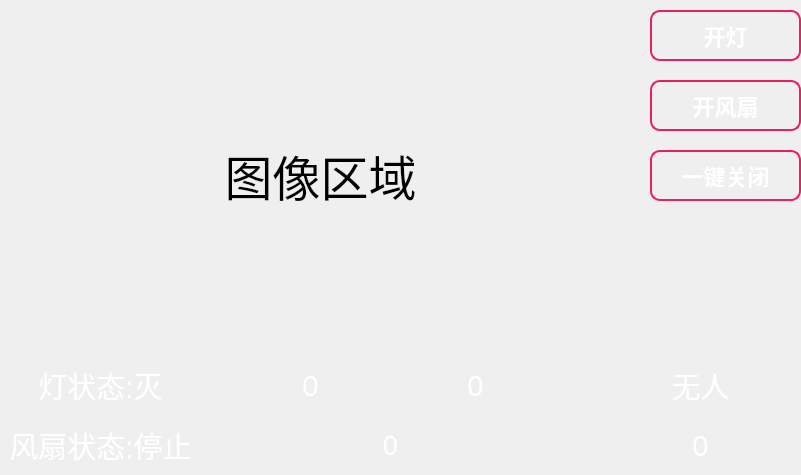
<?xml version="1.0" encoding="UTF-8"?>
<ui version="4.0">
 <class>Widget</class>
 <widget class="QWidget" name="Widget">
  <property name="geometry">
   <rect>
    <x>0</x>
    <y>0</y>
    <width>801</width>
    <height>475</height>
   </rect>
  </property>
  <property name="font">
   <font>
    <family>Abyssinica SIL</family>
   </font>
  </property>
  <property name="windowTitle">
   <string>Widget</string>
  </property>
  <widget class="QLabel" name="wendu">
   <property name="geometry">
    <rect>
     <x>230</x>
     <y>360</y>
     <width>161</width>
     <height>51</height>
    </rect>
   </property>
   <property name="font">
    <font>
     <family>Ubuntu</family>
     <pointsize>22</pointsize>
    </font>
   </property>
   <property name="styleSheet">
    <string notr="true">QLabel {
    background-color: qlineargradient(
        x1:0, y1:0, x2:0, y2:1, 
        stop:0 #1E90FF, 
        stop:1 #87CEFA
    );
    color: white;
    border-radius: 10px;
    padding: 5px;
}</string>
   </property>
   <property name="text">
    <string>0</string>
   </property>
   <property name="alignment">
    <set>Qt::AlignCenter</set>
   </property>
  </widget>
  <widget class="QLabel" name="shidu">
   <property name="geometry">
    <rect>
     <x>400</x>
     <y>360</y>
     <width>151</width>
     <height>51</height>
    </rect>
   </property>
   <property name="font">
    <font>
     <family>Ubuntu</family>
     <pointsize>22</pointsize>
    </font>
   </property>
   <property name="styleSheet">
    <string notr="true">QLabel {
    background-color: qlineargradient(
        x1:0, y1:0, x2:0, y2:1, 
        stop:0 #1E90FF, 
        stop:1 #87CEFA
    );
    color: white;
    border-radius: 10px;
    padding: 5px;
}</string>
   </property>
   <property name="text">
    <string>0</string>
   </property>
   <property name="alignment">
    <set>Qt::AlignCenter</set>
   </property>
  </widget>
  <widget class="QLabel" name="shifouyouren">
   <property name="geometry">
    <rect>
     <x>600</x>
     <y>360</y>
     <width>201</width>
     <height>51</height>
    </rect>
   </property>
   <property name="font">
    <font>
     <family>Ubuntu</family>
     <pointsize>22</pointsize>
    </font>
   </property>
   <property name="styleSheet">
    <string notr="true">QLabel {
    background-color: qlineargradient(
        x1:0, y1:0, x2:0, y2:1, 
        stop:0 #1E90FF, 
        stop:1 #87CEFA
    );
    color: white;
    border-radius: 10px;
    padding: 5px;
}</string>
   </property>
   <property name="text">
    <string>无人</string>
   </property>
   <property name="alignment">
    <set>Qt::AlignCenter</set>
   </property>
  </widget>
  <widget class="QLabel" name="juli">
   <property name="geometry">
    <rect>
     <x>600</x>
     <y>420</y>
     <width>201</width>
     <height>51</height>
    </rect>
   </property>
   <property name="font">
    <font>
     <family>Ubuntu</family>
     <pointsize>22</pointsize>
    </font>
   </property>
   <property name="styleSheet">
    <string notr="true">QLabel {
    background-color: qlineargradient(
        x1:0, y1:0, x2:0, y2:1, 
        stop:0 #1E90FF, 
        stop:1 #87CEFA
    );
    color: white;
    border-radius: 10px;
    padding: 5px;
}</string>
   </property>
   <property name="text">
    <string>0</string>
   </property>
   <property name="alignment">
    <set>Qt::AlignCenter</set>
   </property>
  </widget>
  <widget class="QLabel" name="dengzhuangtai">
   <property name="geometry">
    <rect>
     <x>0</x>
     <y>360</y>
     <width>201</width>
     <height>51</height>
    </rect>
   </property>
   <property name="font">
    <font>
     <family>Ubuntu</family>
     <pointsize>22</pointsize>
    </font>
   </property>
   <property name="styleSheet">
    <string notr="true">QLabel {
    background-color: qlineargradient(
        x1:0, y1:0, x2:0, y2:1, 
        stop:0 #1E90FF, 
        stop:1 #87CEFA
    );
    color: white;
    border-radius: 10px;
    padding: 5px;
}</string>
   </property>
   <property name="text">
    <string>灯状态:灭</string>
   </property>
   <property name="alignment">
    <set>Qt::AlignCenter</set>
   </property>
  </widget>
  <widget class="QLabel" name="fengshanzhuangtai">
   <property name="geometry">
    <rect>
     <x>0</x>
     <y>420</y>
     <width>201</width>
     <height>51</height>
    </rect>
   </property>
   <property name="font">
    <font>
     <family>Ubuntu</family>
     <pointsize>22</pointsize>
    </font>
   </property>
   <property name="styleSheet">
    <string notr="true">QLabel {
    background-color: qlineargradient(
        x1:0, y1:0, x2:0, y2:1, 
        stop:0 #1E90FF, 
        stop:1 #87CEFA
    );
    color: white;
    border-radius: 10px;
    padding: 5px;
}</string>
   </property>
   <property name="text">
    <string>风扇状态:停止</string>
   </property>
   <property name="alignment">
    <set>Qt::AlignCenter</set>
   </property>
  </widget>
  <widget class="QPushButton" name="deng">
   <property name="geometry">
    <rect>
     <x>650</x>
     <y>10</y>
     <width>151</width>
     <height>51</height>
    </rect>
   </property>
   <property name="font">
    <font>
     <pointsize>-1</pointsize>
     <weight>75</weight>
     <bold>true</bold>
    </font>
   </property>
   <property name="styleSheet">
    <string notr="true">QPushButton {
    background: qlineargradient(x1:0, y1:0, x2:0, y2:1,
                               stop:0 #f7b2bd, stop:1 #e91e63);
    border: 2px solid #e91e63;
    border-radius: 10px;
    color: white;
    font-size: 22px;
    font-weight: bold;
    padding: 8px 16px;
}

QPushButton:hover {
    background: qlineargradient(x1:0, y1:0, x2:0, y2:1,
                               stop:0 #f8c2cc, stop:1 #f06292);
    border: 2px solid #f06292;
}

QPushButton:pressed {
    background: qlineargradient(x1:0, y1:0, x2:0, y2:1,
                               stop:0 #e91e63, stop:1 #c2185b);
}</string>
   </property>
   <property name="text">
    <string>开灯</string>
   </property>
  </widget>
  <widget class="QPushButton" name="fengshan">
   <property name="geometry">
    <rect>
     <x>650</x>
     <y>80</y>
     <width>151</width>
     <height>51</height>
    </rect>
   </property>
   <property name="styleSheet">
    <string notr="true">QPushButton {
    background: qlineargradient(x1:0, y1:0, x2:0, y2:1,
                               stop:0 #f7b2bd, stop:1 #e91e63);
    border: 2px solid #e91e63;
    border-radius: 10px;
    color: white;
    font-size: 22px;
    font-weight: bold;
    padding: 8px 16px;
}

QPushButton:hover {
    background: qlineargradient(x1:0, y1:0, x2:0, y2:1,
                               stop:0 #f8c2cc, stop:1 #f06292);
    border: 2px solid #f06292;
}

QPushButton:pressed {
    background: qlineargradient(x1:0, y1:0, x2:0, y2:1,
                               stop:0 #e91e63, stop:1 #c2185b);
}</string>
   </property>
   <property name="text">
    <string>开风扇</string>
   </property>
  </widget>
  <widget class="QLabel" name="guangzhao">
   <property name="geometry">
    <rect>
     <x>230</x>
     <y>420</y>
     <width>321</width>
     <height>51</height>
    </rect>
   </property>
   <property name="font">
    <font>
     <family>Ubuntu</family>
     <pointsize>20</pointsize>
    </font>
   </property>
   <property name="styleSheet">
    <string notr="true">QLabel {
    background-color: qlineargradient(
        x1:0, y1:0, x2:0, y2:1, 
        stop:0 #1E90FF, 
        stop:1 #87CEFA
    );
    color: white;
    border-radius: 10px;
    padding: 5px;
}</string>
   </property>
   <property name="text">
    <string>0</string>
   </property>
   <property name="alignment">
    <set>Qt::AlignCenter</set>
   </property>
  </widget>
  <widget class="QPushButton" name="close">
   <property name="geometry">
    <rect>
     <x>650</x>
     <y>150</y>
     <width>151</width>
     <height>51</height>
    </rect>
   </property>
   <property name="styleSheet">
    <string notr="true">QPushButton {
    background: qlineargradient(x1:0, y1:0, x2:0, y2:1,
                               stop:0 #f7b2bd, stop:1 #e91e63);
    border: 2px solid #e91e63;
    border-radius: 10px;
    color: white;
    font-size: 22px;
    font-weight: bold;
    padding: 8px 16px;
}

QPushButton:hover {
    background: qlineargradient(x1:0, y1:0, x2:0, y2:1,
                               stop:0 #f8c2cc, stop:1 #f06292);
    border: 2px solid #f06292;
}

QPushButton:pressed {
    background: qlineargradient(x1:0, y1:0, x2:0, y2:1,
                               stop:0 #e91e63, stop:1 #c2185b);
}</string>
   </property>
   <property name="text">
    <string>一键关闭</string>
   </property>
  </widget>
  <widget class="QLabel" name="video">
   <property name="geometry">
    <rect>
     <x>0</x>
     <y>0</y>
     <width>641</width>
     <height>351</height>
    </rect>
   </property>
   <property name="font">
    <font>
     <pointsize>36</pointsize>
    </font>
   </property>
   <property name="text">
    <string>图像区域</string>
   </property>
   <property name="alignment">
    <set>Qt::AlignCenter</set>
   </property>
  </widget>
 </widget>
 <resources/>
 <connections/>
</ui>
